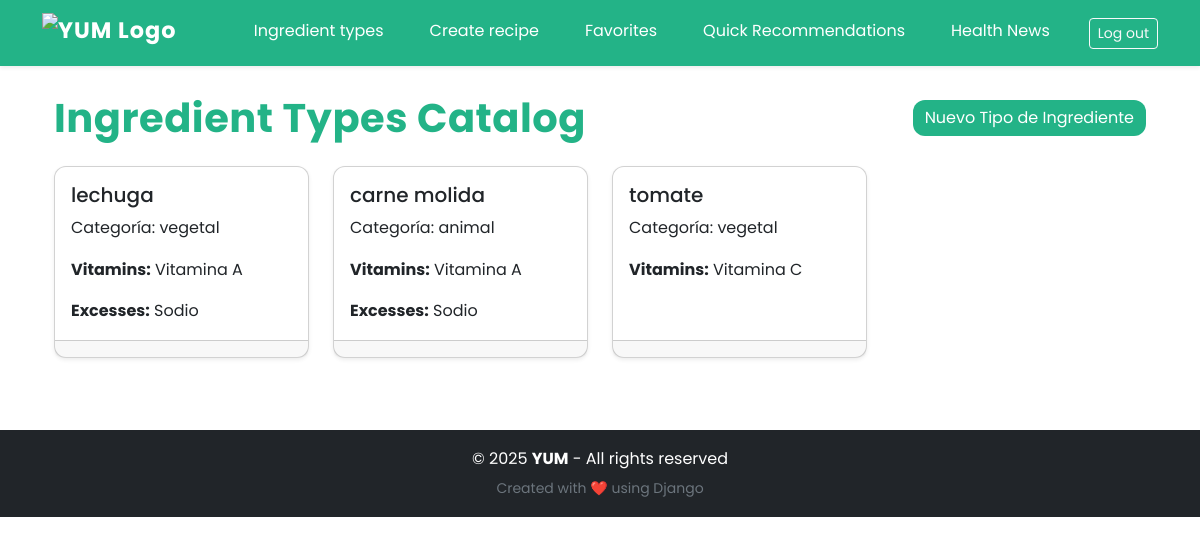
Screenshot of /user_dash/ingredienttypes/ (signed in) with the database file from the repository.
### core/models.py (models this page shows, shortened)
class IngredientType(models.Model):
    CATEGORY_CHOICES = [
        ('vegetal', 'Vegetal'),
        ('animal', 'Animal'),
        ('mineral', 'Mineral'),
        ('procesado', 'Procesado'),
        ('ultraprocesado', 'Ultraprocesado'),
    ]
    nombre = models.CharField(max_length=100, unique=True)
    category = models.CharField(max_length=20, choices=CATEGORY_CHOICES)
    vitamins = models.JSONField(blank=True, null=True)  # lista de strings en formato json
    excesses = models.JSONField(blank=True, null=True)  # lista de strings en formato json
    user = models.ForeignKey(
        settings.AUTH_USER_MODEL,
        on_delete=models.CASCADE,
        related_name="ingredient_types",
        null=True, blank=True
    )

### yum_users/views.py (the view, shortened to what this page needs)
# urls.py: path('ingredienttypes/', IngredientTypeListView.as_view(), name='ingredienttype_list'),
class IngredientTypeListView(CommonUserRequiredMixin, ListView):
    model = IngredientType
    template_name = "yum_users/ingredient_type/list.html"
    context_object_name = "ingredient_types"

### core/mixins.py (called while the page is built)
    def dispatch(self, request, *args, **kwargs):
        if not hasattr(request.user, "role") or request.user.role != "common":
            return redirect(self.login_url)
        return super().dispatch(request, *args, **kwargs)

### core/models.py (called while the page is built)
    def is_admin(self):
        return self.role == "admin"

### yum_users/templates/yum_users/ingredient_type/list.html (shortened to what this page needs)
{% extends 'core/base.html' %}
{% load static %}
{% load i18n %}
{% block content %}
<div class="container mt-4">
  <div class="d-flex justify-content-between align-items-center mb-4">
    <h1 class="mb-0">{% trans "Catálogo de Tipos de Ingrediente" %}</h1>
     <a href="{% url 'ingredienttype_add' %}" class="btn btn-brand">Nuevo Tipo de Ingrediente</a>
  </div>
  <div class="row">
    {% for ingredient in ingredient_types %}
      <div class="col-md-3 mb-4">
        <div class="card h-100 shadow-sm">
          <div class="card-body">
            <h5 class="card-title">{{ ingredient.nombre }}</h5>
            <p class="card-text">Categoría: {{ ingredient.category }}</p>
            {% if ingredient.vitamins %}
              <p class="card-text"><strong>{% trans "Vitaminas:" %}</strong> {{ ingredient.vitamins|join:", " }}</p>
            {% endif %}
            {% if ingredient.excesses %}
              <p class="card-text"><strong>{% trans "Excesos:" %}</strong> {{ ingredient.excesses|join:", " }}</p>
            {% endif %}
          </div>
          <div class="card-footer d-flex justify-content-between">
          </div>
        </div>
      </div>
    {% empty %}
      <p class="text-center">{% trans "No hay tipos de ingredientes registrados." %}</p>
    {% endfor %}
  </div>
</div>
{% endblock %}

### core/static/core/css/styles.css (style rules this page uses)
:root { --brand-green: #23b387; --brand-green-hover: #1d9470; --brand-green-light: rgba(35, 179, 135, 0.05); --brand-green-shadow: rgba(35, 179, 135, 0.25); --brand-white: #ffffff; --brand-black: #000000; --text-muted: #6c757d; --text-dark: #212529; --border-color: #ccc; --border-light: #e0e0e0; --shadow-sm: 0 2px 8px rgba(0, 0, 0, 0.1); --shadow-md: 0 4px 10px rgba(0, 0, 0, 0.1); --shadow-lg: 0 8px 20px rgba(0, 0, 0, 0.15); --shadow-xl: 0 10px 25px rgba(0, 0, 0, 0.15); --border-radius: 12px; --transition-base: 0.3s ease; }
body { font-family: 'Poppins', sans-serif; background-color: var(--brand-white); color: var(--brand-black); line-height: 1.6; padding-top: 70px; }
h1, h2, h3, .auth-title { font-weight: 700; letter-spacing: 0.5px; color: var(--brand-green); }
.btn-brand { background-color: var(--brand-green) !important; color: var(--brand-white) !important; border: none !important; border-radius: var(--border-radius) !important; transition: background-color var(--transition-base); }
.card { border-radius: var(--border-radius); transition: transform var(--transition-base), box-shadow var(--transition-base); }
.card-body { padding-top: 1rem; padding-bottom: 1rem; }

### rows the page displays
IngredientType: nombre "lechuga", category "vegetal", vitamins "Vitamina A", excesses "Sodio"
IngredientType: nombre "carne molida", category "animal", vitamins "Vitamina A", excesses "Sodio"
IngredientType: nombre "tomate", category "vegetal", vitamins "Vitamina C"

### other values shown
{{ year|default:"2025" }} "2025"
